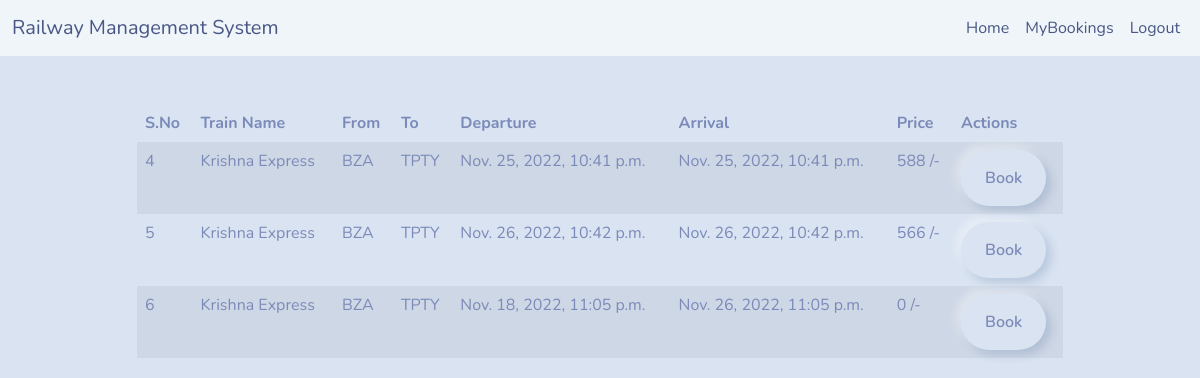
The page /user/ on the database as committed earlier.
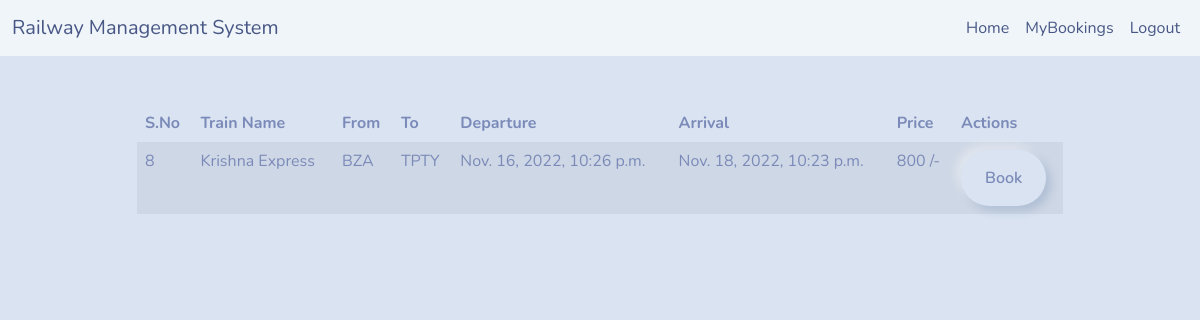
The same page on the database as committed later.
### app/models.py (models this page shows)
class Train(models.Model):
    name = models.CharField(max_length=50)
    from_station = models.CharField(max_length=50)
    to_station = models.CharField(max_length= 50)
    departure_time = models.DateTimeField()
    arrival_time = models.DateTimeField()
    total_seats = models.IntegerField(default=0)
    available_seats = models.IntegerField(default=0)
    price = models.IntegerField(default=0)

### app/views.py (the view, shortened to what this page needs)
# urls.py: path('',views.UserView.as_view(),name='user'),
class UserView(View):
    def get(self, req):
        return render(req, _USER_HOME_PAGE , {"trains" : Train.objects.all()})

### app/templates/user/home.html
{% extends "base.html" %} {% block content %} {% include "nav/usernav.html" %}
<div class="container mt-5">
  <div class="row">
    <div class="col col-lg-1"></div>
    <div class="col col-lg-10">
        <table class="table table-hovered table-striped">
            <thead>
                <tr>
                    <th>S.No</th>
                    <th>Train Name</th>
                    <th>From</th>
                    <th>To</th>
                    <th>Departure</th>
                    <th>Arrival</th>
                    <th>Price</th>
                    <th>Actions</th>
                </tr>
            </thead>
            {% if trains %}
            <tbody>
            {% for i in trains %}
            <tr>
                <td>{{ i.id }}</td>
                <td>{{ i.name }}</td>
                <td>{{ i.from_station }}</td>
                <td>{{ i.to_station }}</td>
                <td>{{ i.departure_time }}</td>
                <td>{{ i.arrival_time }}</td>
                <td>{{ i.price }} /-</td>
                <td><a href="/user/book/{{i.id}}/" class="btn btn-success">Book</a></td>
            </tr>
            {% endfor %}
        </tbody>
        {% endif %}
        </table>
    </div>
    <div class="col col-lg-1"></div>
  </div>
</div>
{% endblock %}

### app/templates/base.html (shortened to what this page needs)
<html>
<head>
    <link rel="stylesheet" href="/static/style.css"/>
</head>
<body>
{% block content %}
{% endblock %}
</body>
</html>

### app/templates/nav/usernav.html (shortened to what this page needs)
{% extends "base.html" %}
{% block content %}
<nav class="navbar navbar-expand-lg navbar-light bg-light">
    <div class="container-fluid">
        <a class="navbar-brand" href="">Railway Management System</a>
        <div class="d-flex">
            <div class="collapse navbar-collapse" id="navbarSupportedContent">
                <ul class="navbar-nav me-auto mb-2 mb-lg-0">
                    <li class="nav-item">
                        <a class="nav-link active" aria-current="page" href="/user/">Home</a>
                    </li>
                    <li class="nav-item">
                        <a class="nav-link active" aria-current="page" href="/user/bookings">MyBookings</a>
                    </li>
                    <li class="nav-item">
                        <a class="nav-link active" aria-current="page" href="/logout">Logout</a>
                    </li>
                </ul>
            </div>
        </div>
    </div>
</nav>
{% endblock %}

Rows that differ between the two databases and show on the page:
removed Train: id "4", name "Krishna Express", from_station "BZA", to_station "TPTY", departure_time "Nov. 25, 2022, 10:41 p.m.", arrival_time "Nov. 25, 2022, 10:41 p.m.", price "588"
removed Train: id "5", name "Krishna Express", from_station "BZA", to_station "TPTY", departure_time "Nov. 26, 2022, 10:42 p.m.", arrival_time "Nov. 26, 2022, 10:42 p.m.", price "566"
removed Train: id "6", name "Krishna Express", from_station "BZA", to_station "TPTY", departure_time "Nov. 18, 2022, 11:05 p.m.", arrival_time "Nov. 26, 2022, 11:05 p.m.", price "0"
added Train: id "8", name "Krishna Express", from_station "BZA", to_station "TPTY", departure_time "Nov. 16, 2022, 10:26 p.m.", arrival_time "Nov. 18, 2022, 10:23 p.m.", price "800"
